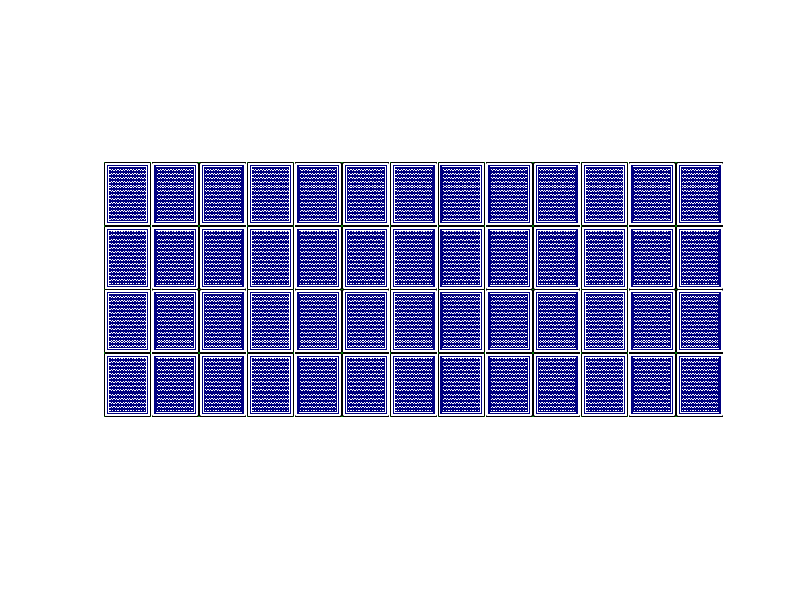

Recreate this plot in MATLAB. (Note: this script raises an error after producing the figure.)
clear;clc;
load CardDeck;

%Create Board of red cards face down
for r = 1:4
    for c = 1:13
        MemoryBoard{r,c} = BlueDeck{55};
    end
end

%Randomize Card values for index purposes
ShuffledDeck = randperm(52);
ShuffledDeck = reshape(ShuffledDeck,[4,13]);
title('Memory');

%Get user input for player names
Player_Name{1} = input('Player One Name: ','s');
Player_Name{2} = input('Player Two Name: ','s');

%Show board
title('Memory');
imshow([MemoryBoard{1,:};MemoryBoard{2,:};MemoryBoard{3,:};MemoryBoard{4,:}])

%Initialize Point array and Matches array
Points = zeros(2,1);
Matches = zeros(52,1);

%end game when Points1 + Points 2 = 26
while Points(1) + Points(2) ~= 26
    for Player = 1:2
    fprintf('%s Go!!!\n',Player_Name{Player});
    %Pick first card and verify
    [x,y] = ginput(1);
    row1 = floor(y/96) + 1;
    col1 = floor(x/72) + 1;
    while sum(Matches(:,1) == ShuffledDeck(row1,col1)) == 1
        [x,y] = ginput(1);
        row1 = floor(y/96) + 1;
        col1 = floor(x/72) + 1;
    end
    %Once verified Flip over card
    MemoryBoard{row1,col1} = BlueDeck{ShuffledDeck(row1,col1)};
    title('Memory');
    imshow([MemoryBoard{1,:};MemoryBoard{2,:};MemoryBoard{3,:};MemoryBoard{4,:}]);
    %Pick second card and verify
    [x,y] = ginput(1);
    row2 = floor(y/96) + 1;
    col2 = floor(x/72) + 1;
    while sum(Matches(:,1) == ShuffledDeck(row2,col2)) == 1
        [x,y] = ginput(1);
        row2 = floor(y/96) + 1;
        col2 = floor(x/72) + 1;
    end
    %Once Werified flip over card
    MemoryBoard{row2,col2} = BlueDeck{ShuffledDeck(row2,col2)};
    title('Memory');
    imshow([MemoryBoard{1,:};MemoryBoard{2,:};MemoryBoard{3,:};MemoryBoard{4,:}])
    %Check if the two cards match
    if floor((ShuffledDeck(row1,col1)-1)/4) == floor((ShuffledDeck(row2,col2)-1)/4)
        Points(Player) = Points(Player) + 1;
        Matches((Points(1)+Points(2))*2-1)=(ShuffledDeck(row1,col1));
        Matches((Points(1)+Points(2))*2)=(ShuffledDeck(row2,col2));
        fprintf('%s receives a point!\n',Player_Name{Player})
        MemoryBoard{row1,col1} = Blank;
        MemoryBoard{row2,col2} = Blank;
    else
        MemoryBoard{row1,col1} = BlueDeck{55};
        MemoryBoard{row2,col2} = BlueDeck{55};
    end
    end
end

%Display Who Wins
if Points(1) > Points(2)
    fprintf('%s wins\n',PlayerOne);
elseif Points(2) > Points(1)
    fprintf('%s wins\n',PlayerTwo);
else
    display('Its a tie');
end
